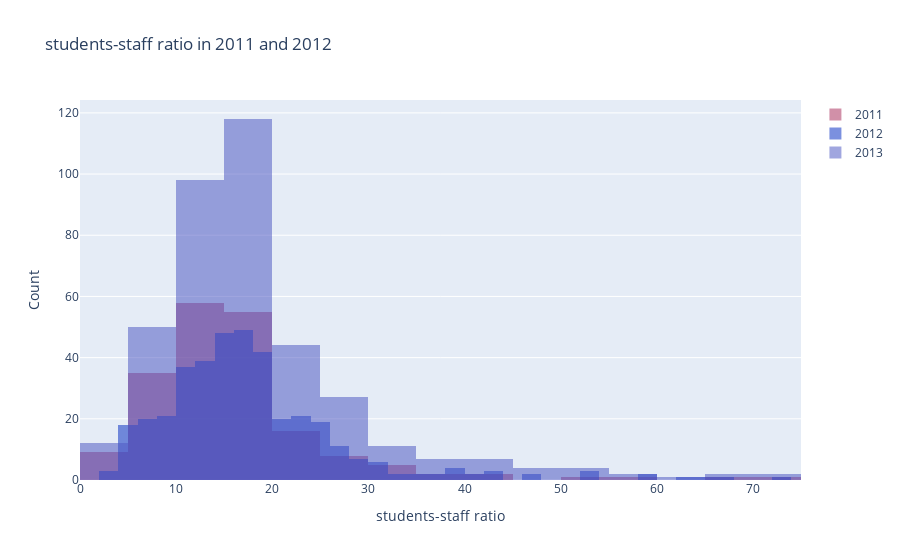

Write notebook code for a chart like this one.
### Markdown cell above
<a id="7"></a> <br>
# Histogram
Lets look at histogram of students-staff ratio in 2011 and 2012 years. 
* trace1 = first histogram
    * x = x axis
    * y = y axis
    * opacity = opacity of histogram
    * name = name of legend
    * marker = color of histogram
* trace2 = second histogram
* layout = layout 
    * barmode = mode of histogram like overlay. Also you can change it with *stack*

### Code cell
# prepare data
x2011 = timesData.student_staff_ratio[timesData.year == 2011]
x2012 = timesData.student_staff_ratio[timesData.year == 2012]
x2013 = timesData.student_staff_ratio[timesData.year == 2013]

trace1 = go.Histogram(x = x2011,
                     opacity = 0.9,
                     name = '2011',
                     marker = dict(color = 'rgba(171,50,96,0.6)'))

trace2 = go.Histogram(x = x2012,
                     opacity = 0.9,
                     name = '2012',
                     marker = dict(color = 'rgba(12,50,196,0.6)'))

trace3 = go.Histogram(x = x2013,
                     opacity = 0.9,
                     name = '2013',
                     marker = dict(color = 'rgba(80,90,196,0.6)'))

data = [trace1, trace2, trace3]
layout = go.Layout(barmode='overlay',
                   title=' students-staff ratio in 2011 and 2012',
                   xaxis=dict(title='students-staff ratio'),
                   yaxis=dict( title='Count'),
)
fig = go.Figure(data=data, layout=layout)
iplot(fig)

### Figure 1 — Plotly figure (JSON) as saved in the notebook; plotly's stock layout.template omitted (floating-point values rounded to 4 significant figures; data arrays with more than 128 entries replaced by an {"elided": "..."} marker saying what was removed)
{"data": [{"marker": {"color": "rgba(171,50,96,0.6)"}, "name": "2011", "opacity": 0.9, "type": "histogram", "x": {"elided": "200 float values"}}, {"marker": {"color": "rgba(12,50,196,0.6)"}, "name": "2012", "opacity": 0.9, "type": "histogram", "x": {"elided": "402 float values"}}, {"marker": {"color": "rgba(80,90,196,0.6)"}, "name": "2013", "opacity": 0.9, "type": "histogram", "x": {"elided": "400 float values"}}], "layout": {"barmode": "overlay", "title": {"text": " students-staff ratio in 2011 and 2012"}, "xaxis": {"title": {"text": "students-staff ratio"}}, "yaxis": {"title": {"text": "Count"}}}}
